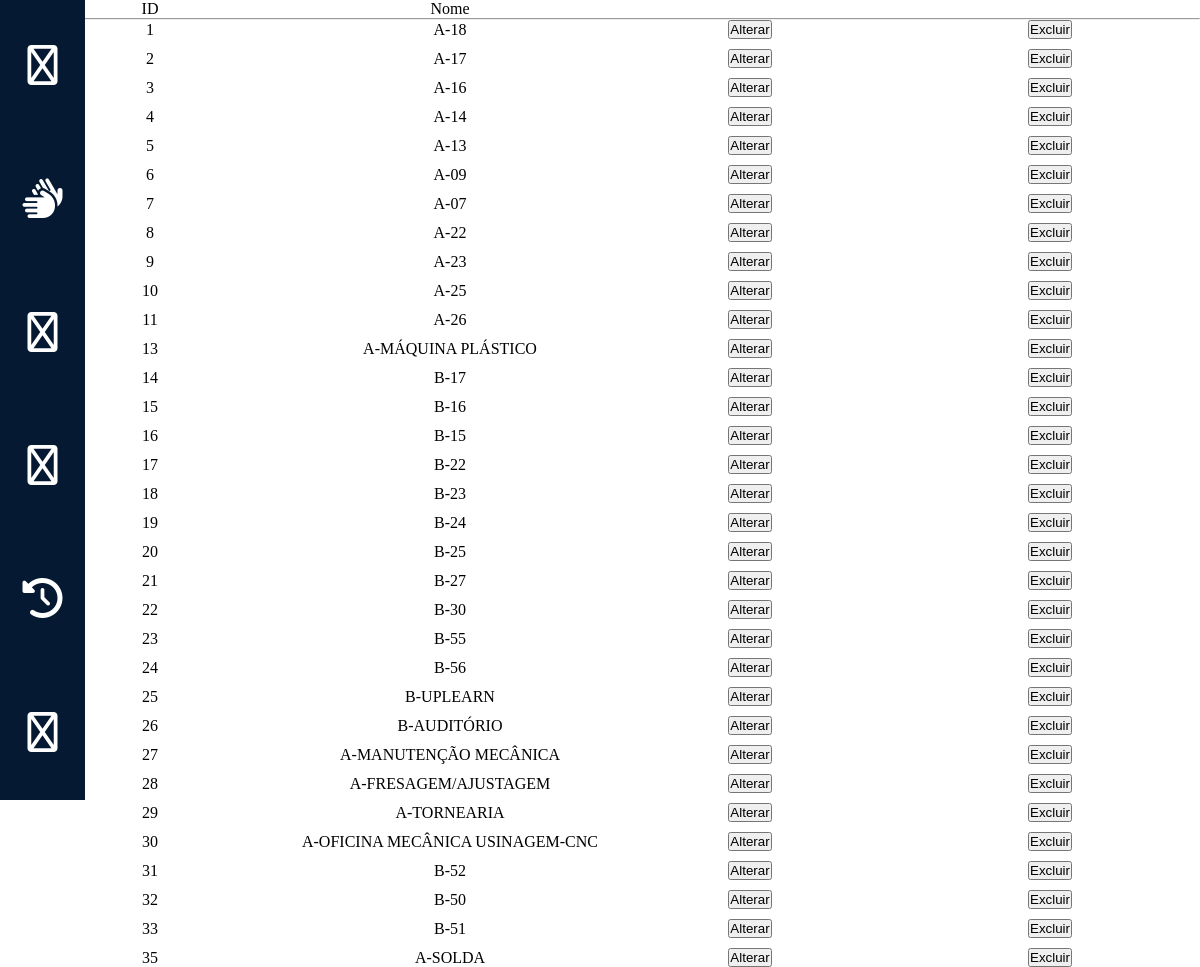
/Projeto/html/admin.php?set=salas (signed in), run on the app's committed database.
### tables this page shows
CREATE TABLE IF NOT EXISTS `salas` (
  `id_sala` bigint NOT NULL AUTO_INCREMENT,
  `name_sala` varchar(150) NOT NULL,
  PRIMARY KEY (`id_sala`)
);

### Projeto/html/admin.php (the view, shortened to what this page needs)
<?php
require('../public/database.php');
?>
<!DOCTYPE html>
<html lang="en">
<head>
    <link rel="stylesheet" href="../css/admin.css">
    <link rel="stylesheet" href="../node_modules/@fortawesome/fontawesome-free/css/fontawesome.css" />
    <link rel="stylesheet" href="../node_modules/@fortawesome/fontawesome-free/css/brands.css" />
    <link rel="stylesheet" href="../node_modules/@fortawesome/fontawesome-free/css/solid.css" />
</head>
<body>
    <header>
        <div class="box">
            <nav>
                <a href="admin.php?set=prof" class='btnMidia' id='a'><i class="fa-regular fa-graduation-cap"></i></a>
                <a href="admin.php?set=profTur" class='btnMidia' id='b'><i class="fa-solid fa-hands"></i></a>
                <a href="admin.php?set=turmas" class='btnMidia' id='c'><i class="fa-regular fa-users-line"></i></a>
                <a href="admin.php?set=salas" class='btnMidia' id='d'><i class="fa-regular fa-house"></i></a>
                <a href="admin.php?set=reservas" class='btnMidia' id='e'><i class="fa-solid fa-clock-rotate-left"></i></a>
                <a href="menu.php" class='btnMidiaM'><i class="fa-regular fa-right-to-bracket"></i></a>
            </nav>
        </div>
    </header>
    <?php
    if ($_SESSION['id'] != '6') {
    ?>
        <center><i style='font-size:42px;margin-top:50px;' class='fa-solid fa-lock'></i><br>
            <h2>Admin não reconhecido!</h2>
        </center>
    <?php
    } else {
    ?>
        <?php
        $i = 0;
        $set = $_GET['set'];
        if ($set == 'prof') {
            $sql = "SELECT * FROM PROFESSORES";
            $dados = mysqli_query($connect, $sql);
            echo "
                <div class='table-prof'>
                <p>Id</p>
                <p>Nome</p>
                <p>E-mail</p>
                <p>Senha</p>
                <input type='button' class = 'addBtn' value='Adicionar' onclick=" . "document.getElementById('modalN').style.display='block'" . ">
                </div>
                <hr>
                <div class='table-prof'>";
            while ($row = mysqli_fetch_array($dados)) {
                echo "
                <p>" . $row['id_prof'] . "</p>
                <p>" . $row['name_prof'] . "</p>
                <p>" . $row['email_prof'] . "</p>
                <p>" . $row['pass_prof'] . "</p>
                <input type='button' value='Alterar' onclick=" . "document.getElementById('modal$i').style.display='block'" . ">
                <input type='button' value='Excluir' onclick=" . "document.getElementById('modalC$i').style.display='block'" . ">
                <div id='modal$i' class='modal-containter'>
                    <div class='modal-content'>
                        <span onclick=" . "document.getElementById" . "('modal$i').style.display='none'>&times;</span>
                        <h3>Alterar Professor: $row[name_prof]</h3>
                        <form action='./../public/functions/upgradeProf.php' method='post'>
                            <input type='hidden' value='$row[id_prof]' name='id'>
                            <label for='nome'>Name: </label><br>
                            <input type='text' value='$row[name_prof]' name='nome'><br><br>
                            <label for='email'>E-mail: </label><br>
                            <input type='text' value='$row[email_prof]' name='email'><br><br>
                            <label for='senha'>Senha: </label><br>
                            <input type='text' name='senha' value='' placeholder='Deixar vazio, caso deseje manter a mesma senha'><br><br>
                            <input type='submit' value='Atualizar' name='send'>
                        </form>
                    </div>
                </div>
                <div id='modalC$i' class='modal-containter'>
                    <div class='modal-content'>
                        <span onclick=" . "document.getElementById" . "('modalC$i').style.display='none'>&times;</span>
                        <form action='./../public/functions/deleteProf.php' method='post'>
                            <input type='hidden' value='$row[id_prof]' name='id'>
                            <h3>Você está prestes a deletar o professor: $row[name_prof]</h3>
                            <br><br>
                            <p>Esta ação não pode ser revertida uma vez feita. Tem certeza disto?</p>
                            <br>
                            <input type='submit' value='Sim' name='send' class='send'>
                            <input type='submit' value='Não' name='send' class='cancel'>
                        </form>
                    </div>
                </div>";
                $i++;
            }
            echo "</div>
                <div id='modalN' class='modal-containter'>
                    <div class='modal-content'>
                        <span onclick=" . "document.getElementById" . "('modalN').style.display='none'>&times;</span>
                        <h3>Adicionar Professor!</h3>
                        <form action='./../public/functions/createProf.php' method='post'>
                            <label for='nome'>Name: </label><br>
                            <input type='text' value='' name='nome'><br><br>
                            <label for='email'>E-mail: </label><br>
                            <input type='text' value='' name='email'><br><br>
                            <label for='senha'>Senha: </label><br>
                            <input type='text' name='senha' value=''><br><br>
                            <input type='submit' value='Criar' name='send'>
                        </form>
                    </div>
                </div>";
        } else if ($set == 'salas') {
            $sql = "SELECT * FROM SALAS";
            $dados = mysqli_query($connect, $sql);
            echo "
                <div class='table-tur'>
                    <p>ID</p>
                    <p>Nome</p>
                </div>
                <hr>
                <div class='table-tur'>";
            while ($row = mysqli_fetch_array($dados)) {
                echo "
                    <p>" . $row['id_sala'] . "</p>
                    <p>" . $row['name_sala'] . "</p>
                    <input type='button' value='Alterar' onclick=" . "document.getElementById('modal$i').style.display='block'" . ">
                    <input type='button' value='Excluir' onclick=" . "document.getElementById('modalC$i').style.display='block'" . ">
                    <div id='modal$i' class='modal-containter'>
                        <div class='modal-content'>
                        <span onclick=" . "document.getElementById" . "('modal$i').style.display='none'>&times;</span>
                        <h3>Alterar Sala: $row[name_sala]</h3>
                            <form action='./../public/functions/upgradeSala.php' method='post'>
                                <input type='hidden' value='$row[id_sala]' name='id'>
                                <label for='nome'>Nome:</label><br>
                                <input type='text' value='$row[name_sala]' name='nome'>
                                <br><br>
                                <input type='submit' value='Atualizar' name='send'>
                            </form>
                        </div>
                    </div>
                    <div id='modalC$i' class='modal-containter'>
                        <div class='modal-content'>
                        <span onclick=" . "document.getElementById" . "('modalC$i').style.display='none'>&times;</span>
                            <form action='./../public/functions/deleteSala.php' method='post'>
                                <input type='hidden' value='$row[id_sala]' name='id'>
                                <p>Você está prestes a deletar a sala $row[name_sala]</p>
                                <Br><br>
                                <p>Esta ação não pode ser revertida uma vez feita. Tem certeza disto?</p>
                                <br>
                                <input type='submit' value='Sim' name='send' class='send'>
                                <input type='submit' value='Não' name='send' class='cancel'>
                            </form>
                        </div>
                    </div>";
                $i++;
            }
            echo "</div>";
        } else if ($set == 'reservas') {
            $sql = "SELECT * FROM reservas r JOIN salas s on r.id_sala_fk = s.id_sala JOIN prof_turma pt on r.id_prof_turma_fk = pt.id_pro_tur JOIN professores p on pt.id_prof_fk = p.id_prof JOIN turmas t on pt.id_turma_fk = t.id_turma WHERE r.time_reserva_end>now()";
            $dados = mysqli_query($connect, $sql);
        ?>
            <div class="table-prof">
                <p></p>
                <p>Sala</p>
                <p>Professor</p>
                <p>Turma</p>
                <p>Inicio</p>
                <p>Fim</p>
            </div>
            <hr>
            <div class="table-prof">
                <?php
                while ($row = mysqli_fetch_array($dados)) {
                ?>
                    <p></p>
                    <p><?php echo $row['name_sala'] ?></p>
                    <p><?php echo $row['name_prof'] ?></p>
                    <p><?php echo $row['name_turma'] ?></p>
                    <p><?php echo $row['time_reserva_init'] ?></p>
                    <p><?php echo $row['time_reserva_end'] ?></p>
                <?php
                };
                ?>
            </div>
        <?php
        } else if ($set == 'profTur') {
            $sql = "SELECT * FROM prof_turma pt JOIN turmas t on pt.id_turma_fk = t.id_turma JOIN professores p on p.id_prof = pt.id_prof_fk";
            $dados = mysqli_query($connect, $sql);
            $i = 0;
            $listaP = array();
            $ListaT = array();
            $dP = mysqli_query($connect, "SELECT id_prof,name_prof FROM PROFESSORES");
            $dT = mysqli_query($connect, "SELECT id_turma, name_turma FROM TURMAS");
            while ($p = mysqli_fetch_array($dP)) {
                array_push($listaP, $p['id_prof'], $p['name_prof']);
            };
            while ($t = mysqli_fetch_array($dT)) {
                array_push($ListaT, $t['id_turma'], $t['name_turma']);
            };
        ?>
            <div class="table-tur">
                <p>Id</p>
                <p>Nome do Professor</p>
                <p>Turma referente</p>
                <p><input type='button' class='addBtnT' value='Adicionar' onclick="document.getElementById('modalN').style.display='block'"></p>
            </div>
            <hr>
            <div class="table-tur">
                <?php while ($row = mysqli_fetch_array($dados)) { ?>
                    <p><?php echo $row['id_pro_tur']; ?></p>
                    <p><?php echo $row['name_prof']; ?></p>
                    <p><?php echo $row['name_turma']; ?></p>
                    <input type='button' value='Excluir' onclick="document.getElementById('<?php echo 'modalC' . $i; ?>').style.display='block'">
                    <div id='<?php echo 'modalC' . $i; ?>' class='modal-containter'>
                        <div class='modal-content'>
                            <span onclick="document.getElementById('<?php echo 'modalC' . $i; ?>').style.display='none'">&times;</span>
                            <form action='./../public/functions/deleteProfTurma.php' method='post'>
                                <input type='hidden' value='<?php echo $row['id_pro_tur']; ?>' name='id'>
                                <p>Você está prestes a deletar a relação <?php echo $row['id_pro_tur']; ?></p>
                                <Br><br>
                                <p>Esta ação não pode ser revertida uma vez feita. Tem certeza disto?</p>
                                <br>
                                <input type='submit' value='Sim' name='send' class='send'>
                                <input type='submit' value='Não' name='send' class='cancel'>
                            </form>
                        </div>
                    </div>
                <?php $i++;
                }; ?>
            </div>
            <div id='modalN' class='modal-containter'>
                <div class='modal-content'>
                    <span onclick="document.getElementById('modalN').style.display='none'">&times;</span>
                    <form action='./../public/functions/createProfTurma.php' method='post'>
                        <label for='prof'>Professor:</label><br>
                        <select name="prof">
                            <?php
                            for ($a = 0; $a < count($listaP); $a += 2) {
                                echo "<option value='$listaP[$a]'>" . $listaP[($a + 1)] . "</option>";
                            };
                            ?>
                        </select>
                        <br><br>
                        <label for='tur'>Turma:</label><br>
                        <select name="tur">
                            <?php
                            for ($a = 0; $a < count($ListaT); $a += 2) {
                                echo "<option value='$ListaT[$a]'>" . $ListaT[($a + 1)] . "</option>";
                            };
                            ?>
                        </select>
                        <br><br>
                        <input type='submit' value='Criar' name='send'>
                    </form>
                </div>
            </div>
        <?php
        }
        ?>
    <?php
    }
    ?>
</body>
</html>

### Projeto/css/admin.css (style rules this page uses)
* { margin: auto; padding: 0; box-sizing: border-box; }
body { background-color: white; }
nav { position: fixed; left: 0; z-index: 50; display: flex; justify-content: space-around; flex-direction: column; height: 100vh; background: #051933; }
nav a { font-size: 40px; text-decoration: none; padding: 20px; text-align: center; color: white; }
.table-tur { display: grid; grid-template-columns: repeat(4, 1fr); gap: 10px 0; text-align: center; }
.btnMidia { transition: 0.3s ease-in-out; }

### data on the page
salas: id_sala "1", name_sala "A-18"
salas: id_sala "2", name_sala "A-17"
salas: id_sala "3", name_sala "A-16"
salas: id_sala "4", name_sala "A-14"
salas: id_sala "5", name_sala "A-13"
salas: id_sala "6", name_sala "A-09"
salas: id_sala "7", name_sala "A-07"
salas: id_sala "8", name_sala "A-22"
salas: id_sala "9", name_sala "A-23"
salas: id_sala "10", name_sala "A-25"
salas: id_sala "11", name_sala "A-26"
salas: id_sala "13", name_sala "A-MÁQUINA PLÁSTICO"
salas: id_sala "14", name_sala "B-17"
salas: id_sala "15", name_sala "B-16"
salas: id_sala "16", name_sala "B-15"
salas: id_sala "17", name_sala "B-22"
salas: id_sala "18", name_sala "B-23"
salas: id_sala "19", name_sala "B-24"
salas: id_sala "20", name_sala "B-25"
salas: id_sala "21", name_sala "B-27"
salas: id_sala "22", name_sala "B-30"
salas: id_sala "23", name_sala "B-55"
salas: id_sala "24", name_sala "B-56"
salas: id_sala "25", name_sala "B-UPLEARN"
salas: id_sala "26", name_sala "B-AUDITÓRIO"
salas: id_sala "27", name_sala "A-MANUTENÇÃO MECÂNICA"
salas: id_sala "28", name_sala "A-FRESAGEM/AJUSTAGEM"
salas: id_sala "29", name_sala "A-TORNEARIA"
salas: id_sala "30", name_sala "A-OFICINA MECÂNICA USINAGEM-CNC"
salas: id_sala "31", name_sala "B-52"
salas: id_sala "32", name_sala "B-50"
salas: id_sala "33", name_sala "B-51"
salas: id_sala "35", name_sala "A-SOLDA"
